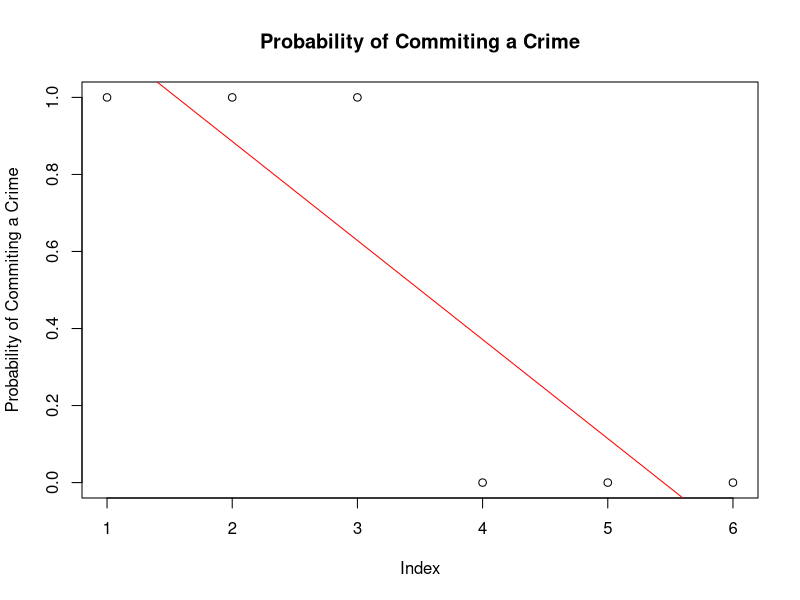

Write R code to recreate this figure.
# Clear the workspace
#rm(list = ls())

# Set your working directory
#setwd('')

# Load in our dataset
crime_data <- read.csv('crime-data.csv')
str(crime_data)
summary(crime_data)


plot(1:6,crime_data$target[1:6],
     xlab = 'Index',
     ylab = 'Probability of Commiting a Crime',
     main= "Probability of Commiting a Crime")
Lmod = lm(crime_data$target[1:6]~c(1:6))
abline(Lmod, col  = 'red')


attach(crime_data)

logmod <- glm(target ~ ., data=crime_data)
summary(logmod)

logmod1 <- glm(target ~ . -rm, data = crime_data)
summary(logmod1)

logmod2 <- glm(target ~. -chas -rm, data=crime_data)
summary(logmod2)

library(dplyr)
library(MASS)
# Let's find the best model using a step algorithm based on minimizing AIC values
model <- glm(target~.-rm -chas, data = crime_data) %>%
  stepAIC(trace = TRUE)



# Training and Testing Set 80/20

train = crime_data[0:round(0.8*dim(crime_data)[1]),]
test = crime_data[(round(0.8*dim(crime_data)[1])+1):dim(crime_data)[1],]

modelFinal <- glm(train$target ~., data = train) %>%
  stepAIC(trace = TRUE)
y_pred <- predict(modelFinal, test)

# Finding the Mean Squared Error of our model. 
MSE = (sum((y_pred - test$target)^2) / length(y_pred))
summary(modelFinal)

modelbase <- glm(train$target ~., data = train)
y_pred_base <- predict(modelbase, test)
MSE_base = (sum((y_pred_base - test$target)^2) / length(y_pred_base))
summary(modelbase)





detach(crime_data)